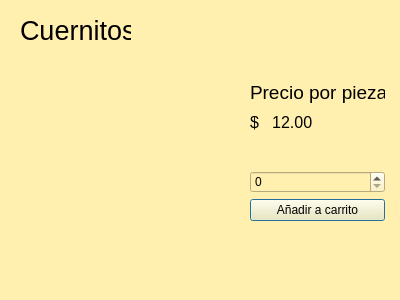
<?xml version="1.0" encoding="UTF-8"?>
<ui version="4.0">
 <class>Cuernitos</class>
 <widget class="QDialog" name="Cuernitos">
  <property name="geometry">
   <rect>
    <x>0</x>
    <y>0</y>
    <width>400</width>
    <height>300</height>
   </rect>
  </property>
  <property name="windowTitle">
   <string>Dialog</string>
  </property>
  <property name="styleSheet">
   <string notr="true">background-color:rgb(255, 240, 176);
border-color: rgb(0, 0, 0);
gridline-color: rgb(0, 0, 0);
border-color: rgb(0, 0, 0);</string>
  </property>
  <widget class="QLabel" name="label">
   <property name="geometry">
    <rect>
     <x>20</x>
     <y>10</y>
     <width>111</width>
     <height>41</height>
    </rect>
   </property>
   <property name="font">
    <font>
     <pointsize>20</pointsize>
    </font>
   </property>
   <property name="text">
    <string>Cuernitos</string>
   </property>
  </widget>
  <widget class="QWidget" name="layoutWidget">
   <property name="geometry">
    <rect>
     <x>250</x>
     <y>80</y>
     <width>135</width>
     <height>141</height>
    </rect>
   </property>
   <layout class="QVBoxLayout" name="verticalLayout">
    <item>
     <widget class="QLabel" name="label_2">
      <property name="font">
       <font>
        <pointsize>14</pointsize>
       </font>
      </property>
      <property name="text">
       <string>Precio por pieza</string>
      </property>
     </widget>
    </item>
    <item>
     <widget class="QLabel" name="label_4">
      <property name="font">
       <font>
        <pointsize>12</pointsize>
       </font>
      </property>
      <property name="text">
       <string>$   12.00</string>
      </property>
     </widget>
    </item>
    <item>
     <widget class="QLabel" name="label_3">
      <property name="text">
       <string/>
      </property>
     </widget>
    </item>
    <item>
     <widget class="QSpinBox" name="spinBox"/>
    </item>
    <item>
     <widget class="QPushButton" name="pushButton">
      <property name="text">
       <string>Añadir a carrito</string>
      </property>
     </widget>
    </item>
   </layout>
  </widget>
  <widget class="QLabel" name="label_5">
   <property name="geometry">
    <rect>
     <x>20</x>
     <y>70</y>
     <width>191</width>
     <height>181</height>
    </rect>
   </property>
   <property name="text">
    <string/>
   </property>
   <property name="pixmap">
    <pixmap resource="pastel.qrc">:/Images/cuernito-jamon-queso.png</pixmap>
   </property>
   <property name="scaledContents">
    <bool>true</bool>
   </property>
  </widget>
 </widget>
 <resources>
  <include location="pastel.qrc"/>
 </resources>
 <connections/>
</ui>
